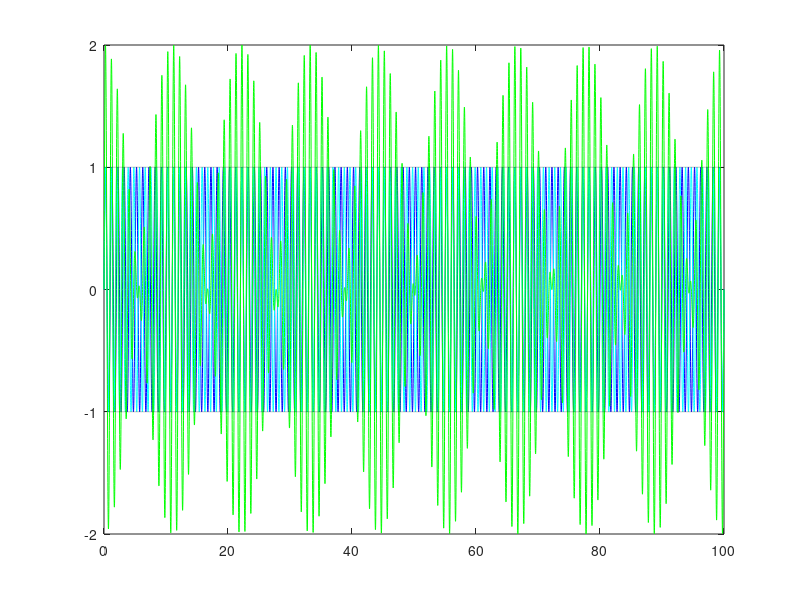

Source code (MATLAB):
clc; clear; close all

RAD_TO_DEG = 180/pi;

% Uke Parameters
A_U = 1;
f_U = 1;
phi_U = 0;

omega_U = 2*pi*f_U;
P_U = 1/f_U;

% Tori Parameters
A_T = 1;
f_T = 1.09;
phi_T = 0;

omega_T = 2*pi*f_T;
P_T = 1/f_T;

% Computing the Peroiod of the sum geometrically
[N_U D_U] = rat(P_U);
[N_T D_T] = rat(P_T);

lcm(D_U, D_T)
gcd(N_U, N_T)

P = lcm(N_U, N_T)/gcd(D_U, D_T)

tmin = 0;
tmax = P;
dt = 0.01;

t = tmin:dt:tmax;

F_U = A_U.*sin(omega_U.*t - phi_U);
F_T = A_T.*sin(omega_T.*t - phi_T);

F_R = F_U + F_T;

t_DEG = t.*RAD_TO_DEG;

figure(1)
plot(t,F_U, 'color', 'b');
hold on
plot(t,F_T, 'color', 'c');
plot(t,F_R, 'color', 'g');

plot(t,0.*F_U+A_U, 'color', 'k', 'LineStyle', ':');
plot(t,0.*F_U-A_U, 'color', 'k', 'LineStyle', ':');
